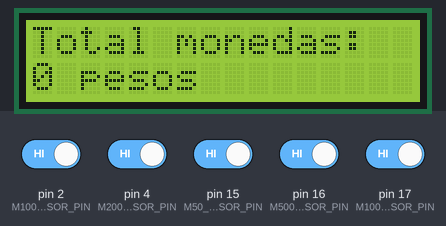
A sketch run on a simulated Arduino Uno, built with avr-gcc and run on an emulated ATmega328P. On the bench: 16×2 character LCD. The inputs (shaded band) are chosen by the test bench; at power-on: pin 2 (M100_SENSOR_PIN), pin 4 (M200_SENSOR_PIN), pin 15 (M50_SENSOR_PIN), pin 16 (M500_SENSOR_PIN), pin 17 (M1000_SENSOR_PIN) HIGH. What the sketch prints to the serial monitor is not drawn.

Above: at 1.2 s.
1.3 s: pin 15 (M50_SENSOR_PIN) driven LOW
At 1.5 s:
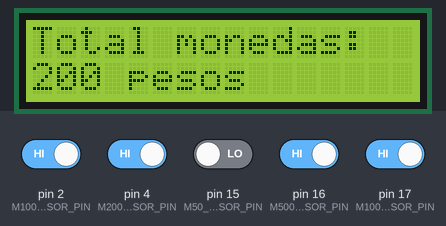
2.8 s: pin 2 (M100_SENSOR_PIN) driven LOW
At 3.66 s:
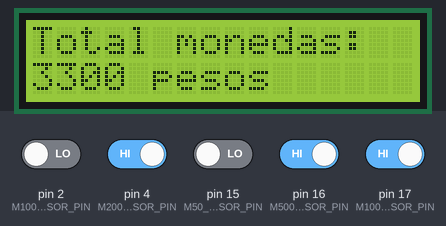
5.2 s: pin 17 (M1000_SENSOR_PIN) driven LOW
At 5.33 s:
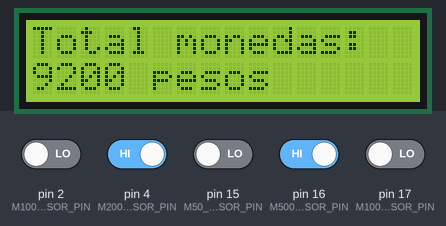
6.7 s: pin 4 (M200_SENSOR_PIN) driven LOW
At 6.76 s:
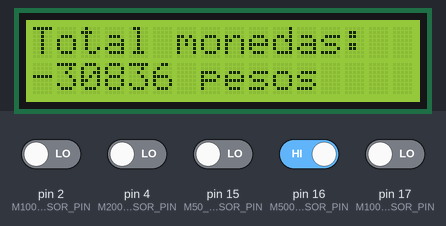
9.7 s: pin 4 (M200_SENSOR_PIN) driven HIGH
At 11.73 s:
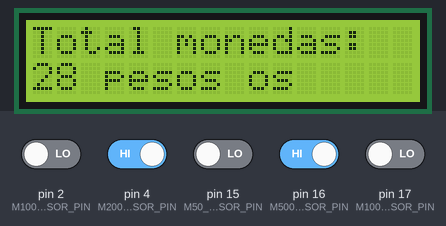
12.7 s: pin 16 (M500_SENSOR_PIN) driven LOW
At 12.75 s:
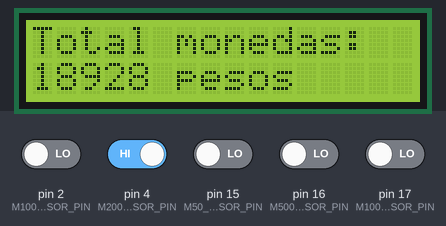

The sketch:

coin.ino
```cpp
#include <LiquidCrystal_I2C.h>
#include <Wire.h>

#define M50_SENSOR_PIN 15
#define M100_SENSOR_PIN 2
#define M200_SENSOR_PIN 4
#define M500_SENSOR_PIN 16
#define M1000_SENSOR_PIN 17

LiquidCrystal_I2C lcd(0x27, 16, 2);
int amount = 0;
int p_amount = -1;


void setup() {
  Serial.begin(115200);
  pinMode(M50_SENSOR_PIN, INPUT);
  pinMode(M100_SENSOR_PIN, INPUT);
  pinMode(M200_SENSOR_PIN, INPUT);
  pinMode(M500_SENSOR_PIN, INPUT);
  pinMode(M1000_SENSOR_PIN, INPUT);
  lcd.init(); // initializing the LCD
  lcd.backlight();
  lcd.setCursor(0,0);
  lcd.print("Total monedas:");
}

void loop() {
  Serial.println("moneda mil");
  Serial.println(digitalRead(M1000_SENSOR_PIN));
  Serial.println("moneda quinientos");
  Serial.println(digitalRead(M500_SENSOR_PIN));
  Serial.println("moneda doscientos");
  Serial.println(digitalRead(M200_SENSOR_PIN));
  Serial.println("moneda cien");
  Serial.println(digitalRead(M100_SENSOR_PIN));
  Serial.println("moneda cincuenta");
  Serial.println(digitalRead(M50_SENSOR_PIN));

  if(digitalRead(M1000_SENSOR_PIN) == 0){
    amount = amount + 1000;
  }

  if(digitalRead(M500_SENSOR_PIN) == 0){
    amount = amount + 500;
  }

  if(digitalRead(M200_SENSOR_PIN) == 0){
    amount = amount + 200;
  }

  if(digitalRead(M100_SENSOR_PIN) == 0){
    amount = amount + 100;
  }

  if(digitalRead(M50_SENSOR_PIN) == 0){
    amount = amount + 50;
  }


  if (amount != p_amount){
    printTotal();
    p_amount = amount;
  }

  for (int a = 0; a < 10; a++) {
    for (int i = 0; i < 5; i++) {
      delay(1);
    }
  }
}

void printTotal() {
  lcd.setCursor(0, 1);
  lcd.print(amount);
  lcd.print(" pesos ");
}
```

Measured:
- after the input at 1.3 s, the display: first changes at once (image 1 shows a later state)
